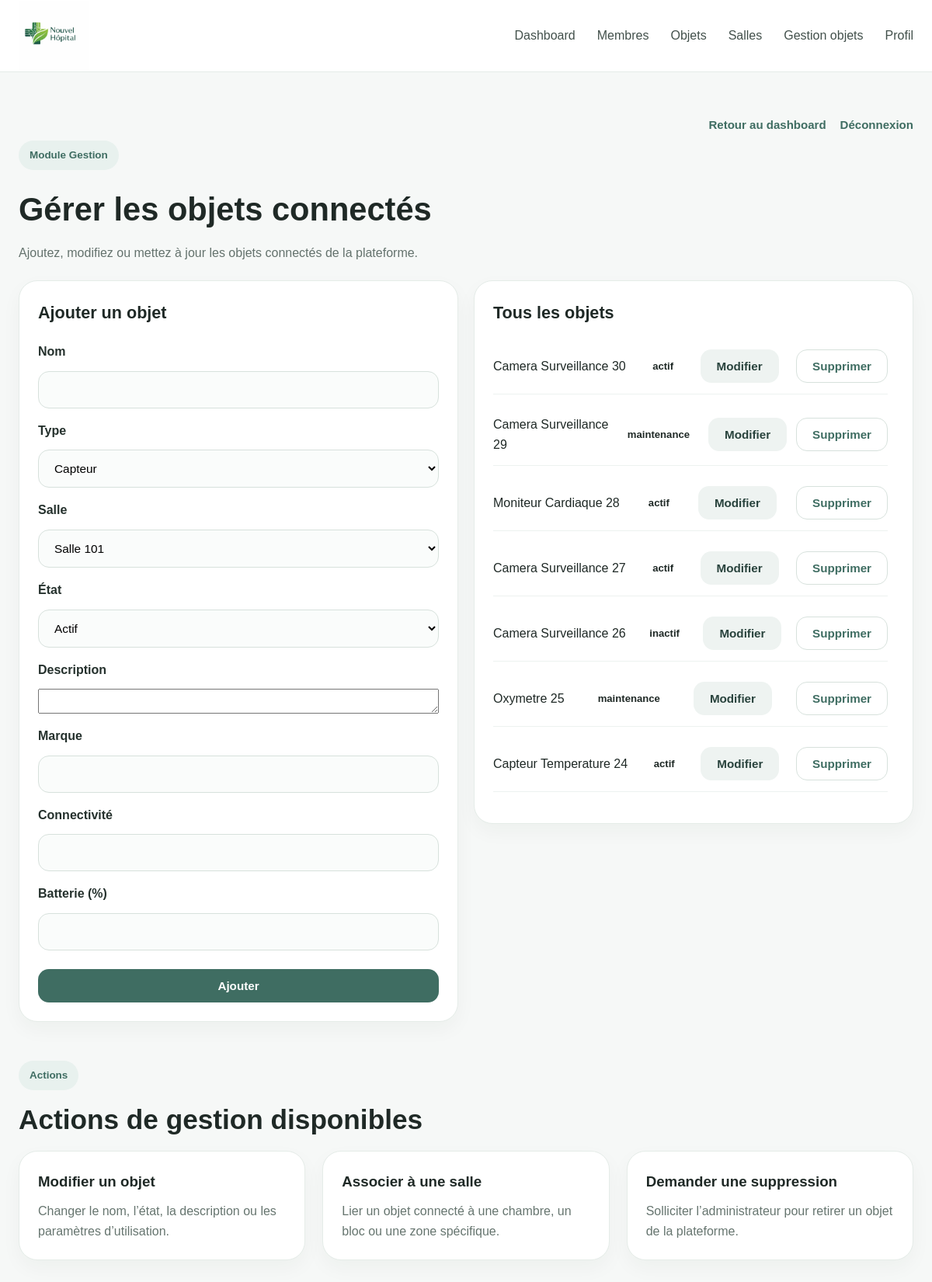
/manage-objects/ (signed in), run on an earlier commit of the app's database.
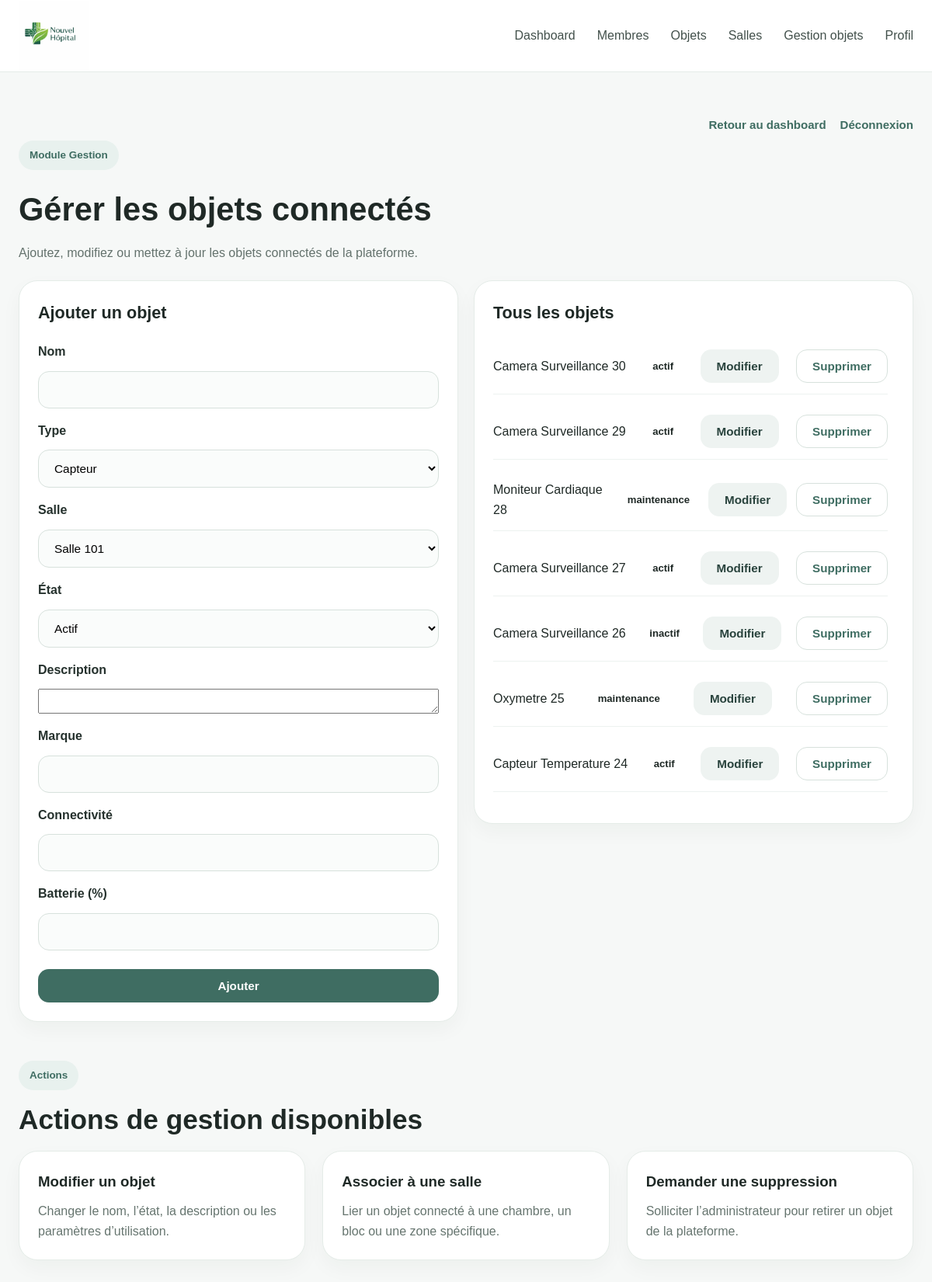
And on a later commit of the database.
### hopital/models.py (models this page shows, shortened)
class ObjetConnecte(models.Model):
    nom = models.CharField(max_length=100)
    description = models.TextField(blank=True, null=True)
    type = models.CharField(max_length=50, blank=True, null=True)
    marque = models.CharField(max_length=50, blank=True, null=True)
    etat = models.CharField(max_length=20, default='inactif')
    connectivite = models.CharField(max_length=50, blank=True, null=True)
    niveau_batterie = models.IntegerField(blank=True, null=True)
    derniere_interaction = models.DateTimeField(blank=True, null=True)
    salle = models.ForeignKey(Salle, on_delete=models.SET_NULL, blank=True, null=True)

### hopital/views.py (the view, shortened to what this page needs)
# urls.py: path('manage-objects/', views.manage_objects, name='manage_objects'),
@login_required
def manage_objects(request):
    profil = Profil.objects.get(user=request.user)
    if profil.niveau not in ["avancé", "expert"]:
        return redirect("objects")
    salles = Salle.objects.all()
    objets = ObjetConnecte.objects.order_by("-id")
    return render(request, "hopital/manage-objects.html", {"salles": salles,"objets": objets})

### hopital/templates/hopital/manage-objects.html (shortened to what this page needs)
{% load static %}
<!DOCTYPE html>
<html lang="fr">
<head>
  <link rel="stylesheet" href="{% static 'hopital/CSS/style.css' %}">
</head>
<body>
<header class="navbar">
  <div class="container nav-container">
    <a href="{% url 'index' %}" class="logo">
      <img src="{% static 'hopital/photo/logo.png' %}" alt="Logo Nouvel Hôpital">
    </a>
    <nav class="nav-links">
      <a href="{% url 'dashboard' %}">Dashboard</a>
      <a href="{% url 'members' %}">Membres</a>
      <a href="{% url 'objects' %}">Objets</a>
      <a href="{% url 'room' %}">Salles</a>
      <a href="{% url 'manage_objects' %}">Gestion objets</a>
      <a href="{% url 'profile' %}">Profil</a>
    </nav>
  </div>
</header>
<main class="dashboard-page">
  <div class="container">
    <div class="page-tools">
      <a href="{% url 'dashboard' %}">Retour au dashboard</a>
      <a href="{% url 'logout' %}">Déconnexion</a>
    </div>
    <section class="objects-top">
      <span class="tag">Module Gestion</span>
      <h1>Gérer les objets connectés</h1>
      <p>
        Ajoutez, modifiez ou mettez à jour les objets connectés de la plateforme.
      </p>
    </section>
    <section class="manage-grid">
      <div class="profile-card">
        <h2>Ajouter un objet</h2>
        <form method="POST" class="auth-form">
          <label>Nom</label>
          <input name="nom" type="text" required>
          <label>Type</label>
          <select name="type">
            <option value="capteur">Capteur</option>
          </select>
          <label>Salle</label>
          <select name="salle">
            {% for salle in salles %}
              <option value="{{ salle.id }}">{{ salle.nom }}</option>
            {% endfor %}
          </select>
          <label>État</label>
          <select name="etat">
            <option value="actif">Actif</option>
          </select>
          <label>Description</label>
          <textarea name="description"></textarea>
          <label>Marque</label>
          <input name="marque" type="text">
          <label>Connectivité</label>
          <input name="connectivite" type="text">
          <label>Batterie (%)</label>
          <input name="niveau_batterie" type="number" min="0" max="100">
          <button class="btn btn-primary" type="submit">Ajouter</button>
        </form>
      </div>
      <div class="profile-card objects-card">
        <h2>Tous les objets</h2>
        <div class="mini-list objects-scroll">
          {% for objet in objets %}
            <div class="mini-row">
              <span>{{ objet.nom }}</span>
              <span class="status {{ objet.etat }}">{{ objet.etat }}</span>
              <button type="button" class="btn btn-secondary" onclick="showEditForm('{{ objet.id }}')">
                Modifier
              </button>
              <form method="POST" style="display:inline;">
                <button type="submit" class="btn btn-light" onclick="return confirm('Supprimer cet objet ?')">
                  Supprimer
                </button>
              </form>
            </div>
          {% empty %}
            <p>Aucun objet.</p>
          {% endfor %}
        </div>
      </div>
    </section>
    <section class="section-small">
      <div class="section-heading small">
        <span class="tag">Actions</span>
        <h2>Actions de gestion disponibles</h2>
      </div>
      <div class="quick-grid">
        <div class="quick-card">
          <h3>Modifier un objet</h3>
          <p>Changer le nom, l’état, la description ou les paramètres d’utilisation.</p>
        </div>
        <div class="quick-card">
          <h3>Associer à une salle</h3>
          <p>Lier un objet connecté à une chambre, un bloc ou une zone spécifique.</p>
        </div>
        <div class="quick-card">
          <h3>Demander une suppression</h3>
          <p>Solliciter l’administrateur pour retirer un objet de la plateforme.</p>
        </div>
      </div>
    </section>
  </div>
</main>
</body>
</html>

What changed in the data, as far as the page shows it:
changed ObjetConnecte "Camera Surveillance 29": etat "maintenance" → "actif"
changed ObjetConnecte "Moniteur Cardiaque 28": etat "actif" → "maintenance"
